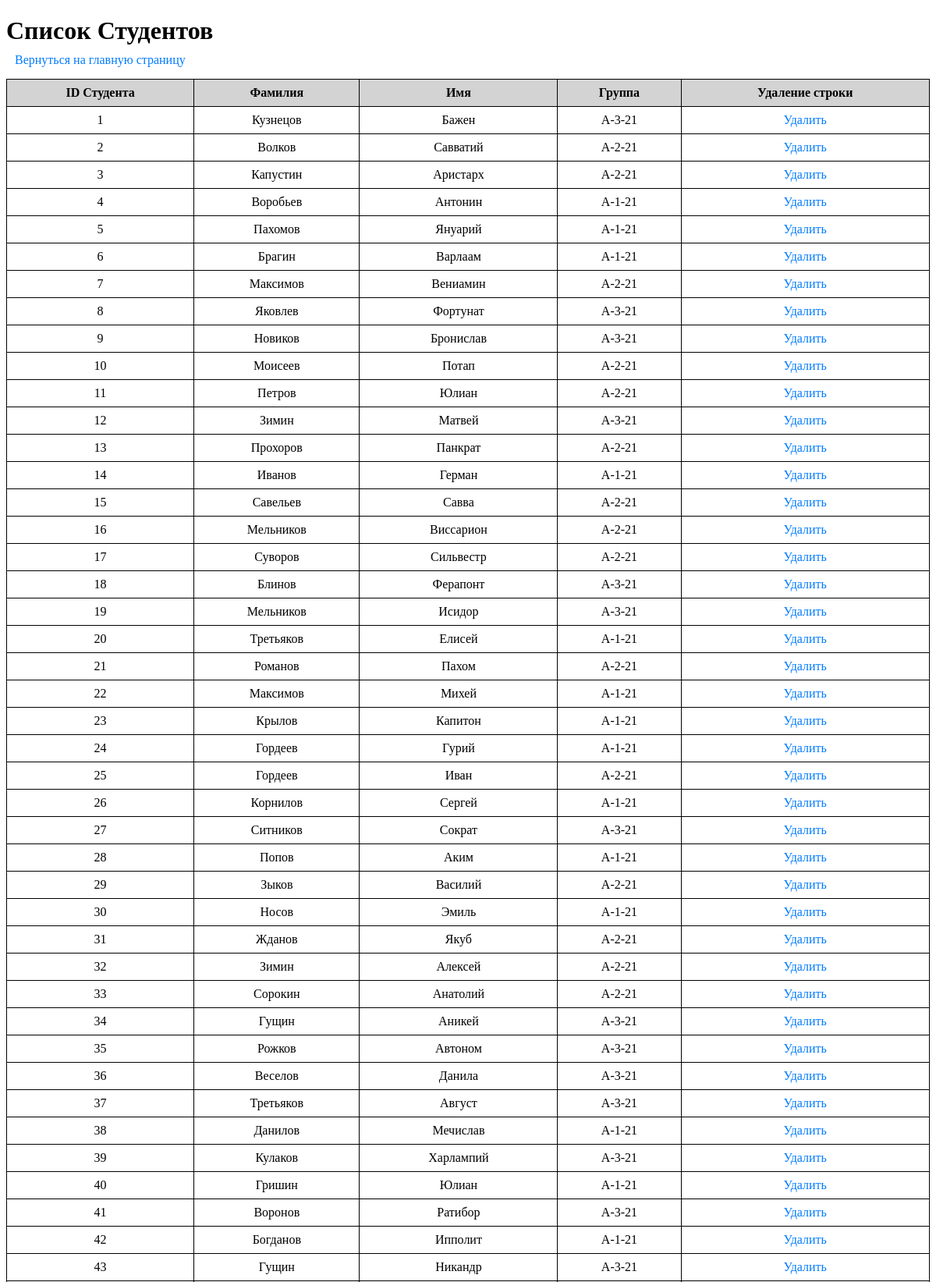
/students (upper part), run on the app's committed database.
### models.py (models this page shows)
class Student(Base):
    __tablename__ = 'students'
    student_id = Column(Integer, primary_key=True)
    firstname = Column(String, nullable=False)
    lastname = Column(String, nullable=False)
    patronymic = Column(String, nullable=False)
    group_student = Column(String, nullable=False)
    grades = relationship("StudentSubjectGrade", back_populates="student")
    interests = relationship("StudentThemeInterest", back_populates="student")
    distributions = relationship("Distribution", back_populates="student")

### app.py (the view)
@app.route("/students")
def display_students():
    students = student_repository.get_all(Student)
    return render_template('student_data.html', students=students)

### repositories.py (called while the page is built)
    def get_all(self, model):
        with self.Session() as session:
            return session.query(model).all()

### templates/student_data.html (shortened to what this page needs)
<!DOCTYPE html>
<html lang="en">
<head>
</head>
<body>
    <h1>Список Студентов</h1>
    <a href="{{url_for('index')}}">Вернуться на главную страницу</a>
    <table>
        <tr>
            <th>ID Студента</th>
            <th>Фамилия</th>
            <th>Имя</th>
            <th>Группа</th>
            <th>Удаление строки</th>
        </tr>
        {%for student in students%}
        <tr>
            <td>{{student.student_id}}</td>
            <td>{{student.lastname}}</td>
            <td>{{student.firstname}}</td>
            <td>{{student.group_student}}</td>
            <td>
                <a href=" ">Удалить</a>
            </td>
        </tr>
        {%endfor%}
    </table>
</body>
</html>

### templates/student_data.html (style rules this page uses)
table { width: 100%; border-collapse: collapse; margin-top:15px; }
td,th { border: 1px solid ; padding: 8px; text-align: center; }
th { background-color: lightgray; font-size: 16px; font-weight: bold; }
a { font-size: 16px; padding: 5px 10px; text-decoration: none; color: #007bff; border: 1px solid transparent; border-radius: 5px; transition: background-color 0.3s; }
h1 { margin-bottom: 10px; }

### data on the page
Student: student_id "1", lastname "Кузнецов", firstname "Бажен", group_student "A-3-21"
Student: student_id "2", lastname "Волков", firstname "Савватий", group_student "A-2-21"
Student: student_id "3", lastname "Капустин", firstname "Аристарх", group_student "A-2-21"
Student: student_id "4", lastname "Воробьев", firstname "Антонин", group_student "A-1-21"
Student: student_id "5", lastname "Пахомов", firstname "Януарий", group_student "A-1-21"
Student: student_id "6", lastname "Брагин", firstname "Варлаам", group_student "A-1-21"
Student: student_id "7", lastname "Максимов", firstname "Вениамин", group_student "A-2-21"
Student: student_id "8", lastname "Яковлев", firstname "Фортунат", group_student "A-3-21"
Student: student_id "9", lastname "Новиков", firstname "Бронислав", group_student "A-3-21"
Student: student_id "10", lastname "Моисеев", firstname "Потап", group_student "A-2-21"
Student: student_id "11", lastname "Петров", firstname "Юлиан", group_student "A-2-21"
Student: student_id "12", lastname "Зимин", firstname "Матвей", group_student "A-3-21"
Student: student_id "13", lastname "Прохоров", firstname "Панкрат", group_student "A-2-21"
Student: student_id "14", lastname "Иванов", firstname "Герман", group_student "A-1-21"
Student: student_id "15", lastname "Савельев", firstname "Савва", group_student "A-2-21"
Student: student_id "16", lastname "Мельников", firstname "Виссарион", group_student "A-2-21"
Student: student_id "17", lastname "Суворов", firstname "Сильвестр", group_student "A-2-21"
Student: student_id "18", lastname "Блинов", firstname "Ферапонт", group_student "A-3-21"
Student: student_id "19", lastname "Мельников", firstname "Исидор", group_student "A-3-21"
Student: student_id "20", lastname "Третьяков", firstname "Елисей", group_student "A-1-21"
Student: student_id "21", lastname "Романов", firstname "Пахом", group_student "A-2-21"
Student: student_id "22", lastname "Максимов", firstname "Михей", group_student "A-1-21"
Student: student_id "23", lastname "Крылов", firstname "Капитон", group_student "A-1-21"
Student: student_id "24", lastname "Гордеев", firstname "Гурий", group_student "A-1-21"
Student: student_id "25", lastname "Гордеев", firstname "Иван", group_student "A-2-21"
Student: student_id "26", lastname "Корнилов", firstname "Сергей", group_student "A-1-21"
Student: student_id "27", lastname "Ситников", firstname "Сократ", group_student "A-3-21"
Student: student_id "28", lastname "Попов", firstname "Аким", group_student "A-1-21"
Student: student_id "29", lastname "Зыков", firstname "Василий", group_student "A-2-21"
Student: student_id "30", lastname "Носов", firstname "Эмиль", group_student "A-1-21"
Student: student_id "31", lastname "Жданов", firstname "Якуб", group_student "A-2-21"
Student: student_id "32", lastname "Зимин", firstname "Алексей", group_student "A-2-21"
Student: student_id "33", lastname "Сорокин", firstname "Анатолий", group_student "A-2-21"
Student: student_id "34", lastname "Гущин", firstname "Аникей", group_student "A-3-21"
Student: student_id "35", lastname "Рожков", firstname "Автоном", group_student "A-3-21"
Student: student_id "36", lastname "Веселов", firstname "Данила", group_student "A-3-21"
Student: student_id "37", lastname "Третьяков", firstname "Август", group_student "A-3-21"
Student: student_id "38", lastname "Данилов", firstname "Мечислав", group_student "A-1-21"
Student: student_id "39", lastname "Кулаков", firstname "Харлампий", group_student "A-3-21"
Student: student_id "40", lastname "Гришин", firstname "Юлиан", group_student "A-1-21"
Student: student_id "41", lastname "Воронов", firstname "Ратибор", group_student "A-3-21"
Student: student_id "42", lastname "Богданов", firstname "Ипполит", group_student "A-1-21"
Student: student_id "43", lastname "Гущин", firstname "Никандр", group_student "A-3-21"
